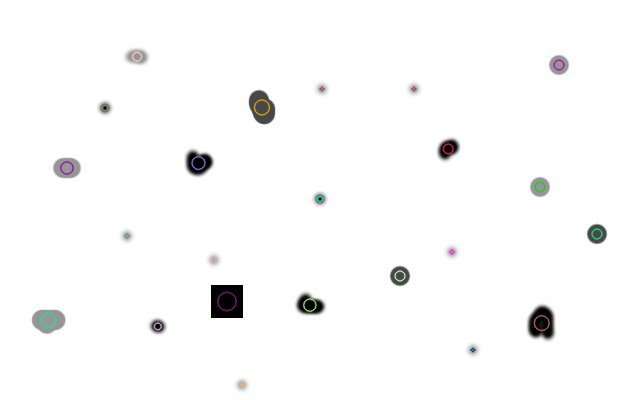
#> input picture test_images/blob_detection.jpg, 640 x 400 px
$ python test_thresholding.py test_images/blob_detection.jpg
#> lines starting #> are read from the running program, lines starting #| are printed output that depends on the picture; after the words box and inside, x2 and y2 are one past the last pixel; in counts of white or black regions, pixels touching at a corner belong together
import argparse
import cv2
import numpy

title_trackbar_c = 'C constant for threshold'
title_trackbar_block_size = 'Block size:'
title_window = 'Thresholding Demo'


def threshold_operations(_):
    c = cv2.getTrackbarPos(title_trackbar_c, title_window)
    block_size = cv2.getTrackbarPos(title_trackbar_block_size, title_window)
    print("[c, block_size] = [{c}, {block_size}]".format(c=c, block_size=2*block_size + 1))
    dst = cv2.adaptiveThreshold(gray, 255, cv2.ADAPTIVE_THRESH_GAUSSIAN_C, cv2.THRESH_BINARY, 2*block_size+1, c)
    images = numpy.hstack((gray, dst))
    cv2.imshow(title_window, images)


parser = argparse.ArgumentParser()
parser.add_argument('image_path', type=str, help='Path to image to analyze')
args = parser.parse_args()

original = cv2.imread(args.image_path)
#> original is the input picture: shape (400, 640, 3); mean B, G, R 250.1, 250.1, 250.1
gray = cv2.cvtColor(original, cv2.COLOR_BGR2GRAY)

cv2.namedWindow(title_window)
cv2.createTrackbar(title_trackbar_c, title_window, 2, 255, threshold_operations)
cv2.createTrackbar(title_trackbar_block_size, title_window, 1, 127, threshold_operations)

threshold_operations(0)
#> in threshold_operations, `dst = cv2.adaptiveThreshold(gray, 255, cv2.ADAPTIVE_THRESH_GAUSSIAN_C,..`:
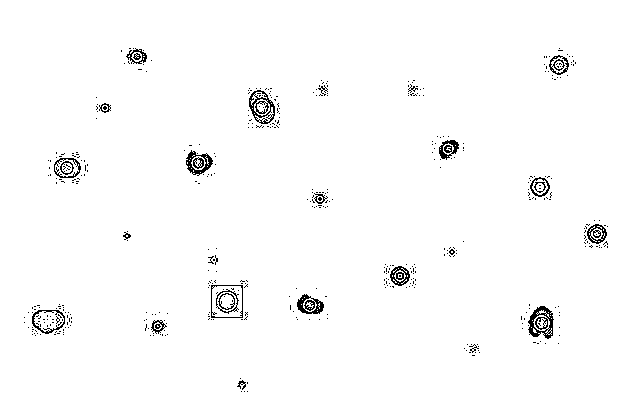
#> dst: shape (400, 640); 98.2% white; black in thin lines or dots, all inside (x1, y1, x2, y2) = (24, 48, 608, 392)
#> in threshold_operations, `images = numpy.hstack((gray, dst))`:
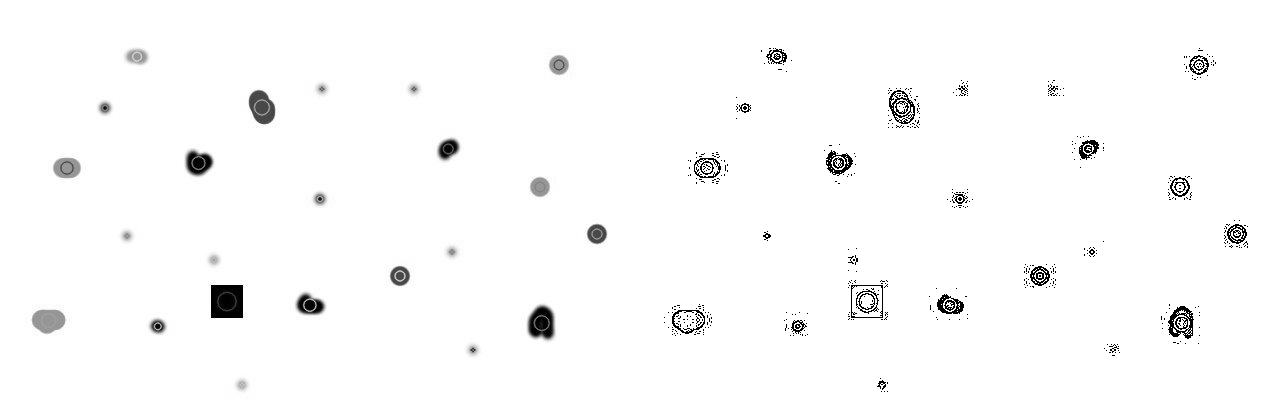
#> images: shape (400, 1280); min 0, max 255, mean 250.3


cv2.waitKey()
cv2.destroyAllWindows()
